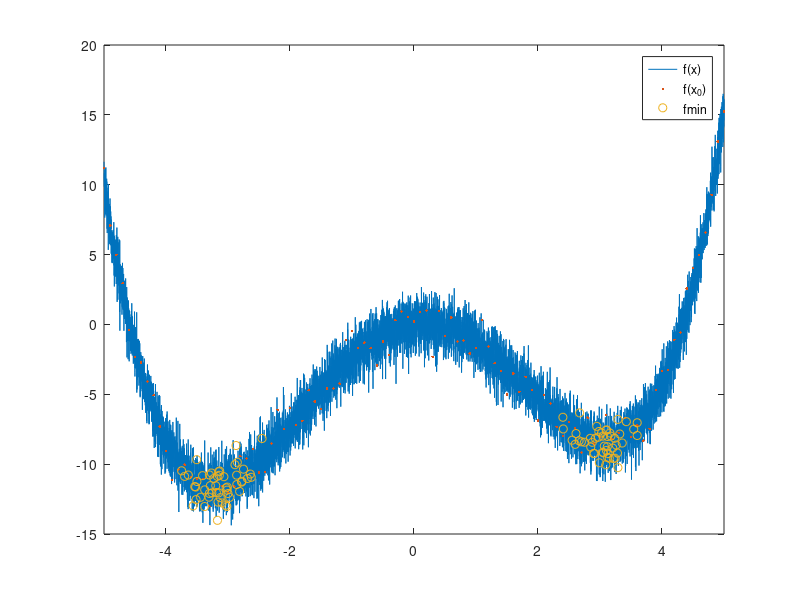

MATLAB code for this plot:
clear all
close all
clc


%sigma = 0.0025
%sigma = 0.01
%sigma = 0.25
sigma = 1


f = @(x) 0.1 * (x.^4 - 20*x.^2 + 5*x) + sigma * randn(size(x));

X_0 = [-5:0.1:5];

minimiums = [];
for x0 = X_0
    m = fminsearch(f, x0);
    minimiums = [minimiums, m];
end


% plot curve
plot([-5:0.001:5], f([-5:0.001:5]));
xlim([-5 5]) 
hold on;

% startowe
plot(X_0, f(X_0), '.')

% startowe
plot(minimiums, f(minimiums), 'o')

legend("f(x)", "f(x_0)", "fmin");



